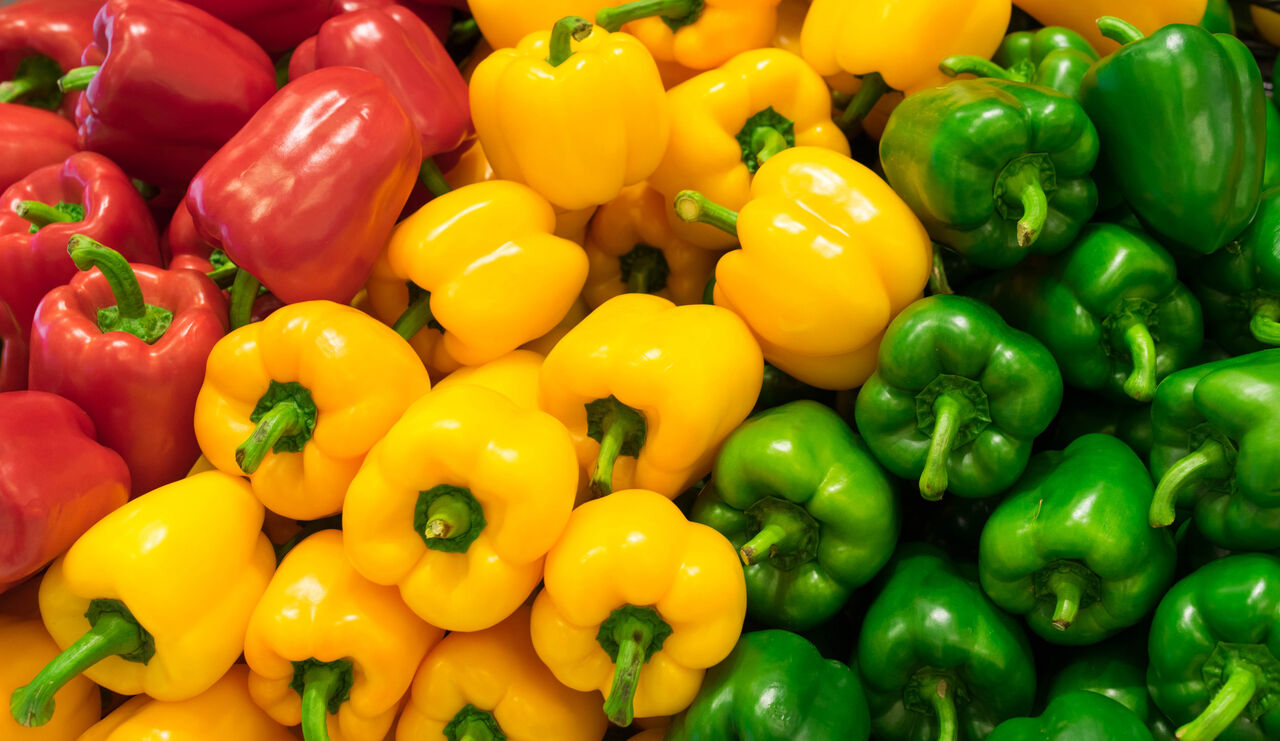
#> input picture 04-Image Enhancement & Filtering on Images/images/felfel-dolme.jpg, 1280 x 741 px
$ jupyter execute --allow-errors 01-Simple-Color-Filtering.ipynb
#> lines starting #> are read from the running program, lines starting #| are printed output that depends on the picture; after the words box and inside, x2 and y2 are one past the last pixel; in counts of white or black regions, pixels touching at a corner belong together
## 1- Importing Libaries

[cell 1]
import cv2
import numpy as np
import matplotlib.pyplot as plt

## 2- BGR Spectrum

[cell 2]
hue_spectrum = np.linspace(0, 179, dtype='uint8', num=180)
img = np.array([hue_spectrum]*30)

saturation_channel = np.ones_like(img, dtype='uint8')*255
value_channel = np.ones_like(img, dtype='uint8')*255

hsv = cv2.merge([img, saturation_channel, value_channel])
final_bgr_spectrum = cv2.cvtColor(hsv, cv2.COLOR_HSV2BGR)

plt.imshow(final_bgr_spectrum[...,::-1])

## 3- Color Filtering

### Yellow

[cell 3]
image = cv2.imread('images/felfel-dolme.jpg')
#> image is the input picture: shape (741, 1280, 3); mean B, G, R 12.6, 114.7, 145.2

# define range of BLUE color in HSV
lower = np.array([20,50,50])
upper = np.array([35,255,255])

# Convert image from RBG/BGR to HSV so we easily filter
hsv_img = cv2.cvtColor(image, cv2.COLOR_BGR2HSV)
#> hsv_img: shape (741, 1280, 3); mean H, S, V 37.3, 237.5, 166.6

# Use inRange to capture only the values between lower & upper
mask = cv2.inRange(hsv_img, lower, upper)
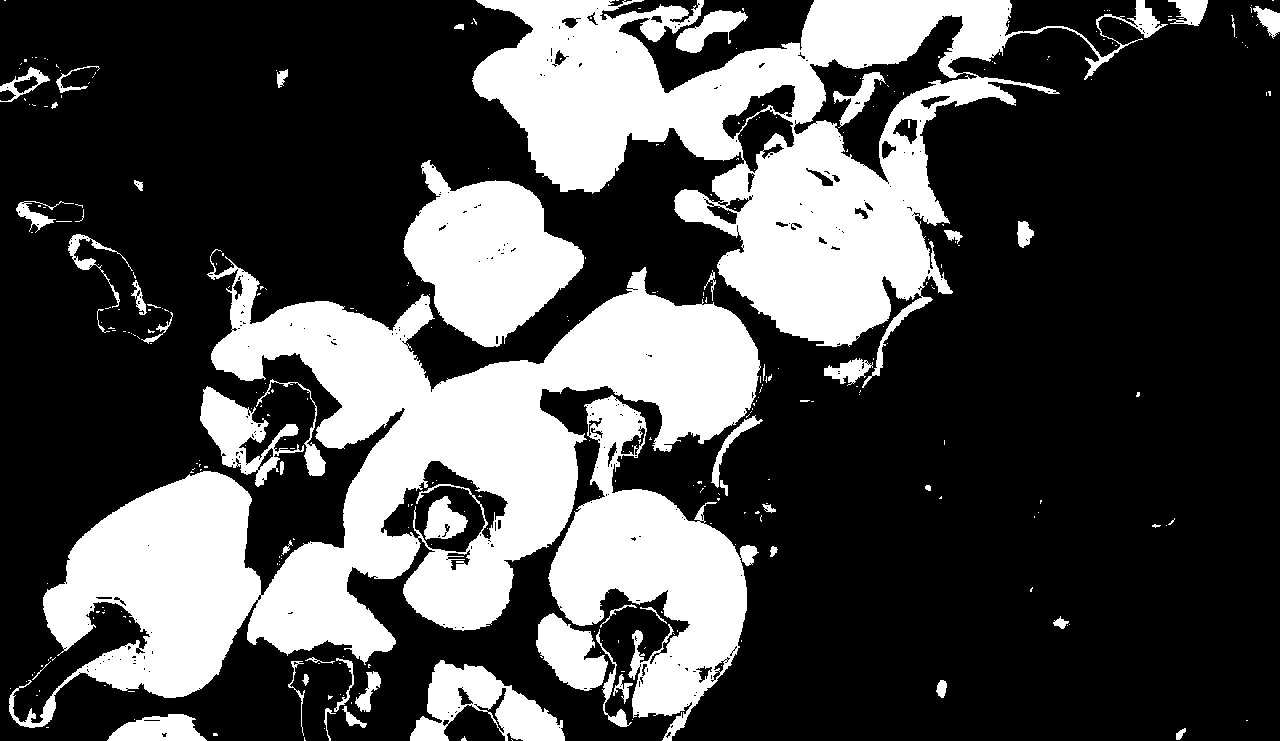
#> mask: shape (741, 1280); 30% white; 330 white regions (275 under 20 px), largest, box (x1, y1, x2, y2) and area: (9, 249, 761, 728) 118525, (472, 0, 1168, 388) 88081, (548, 395, 759, 741) 29608


plt.figure(figsize=[12,6])

plt.subplot(121);plt.imshow(image[...,::-1]);plt.title("image")
plt.subplot(122);plt.imshow(mask,cmap='gray');plt.title("mask")
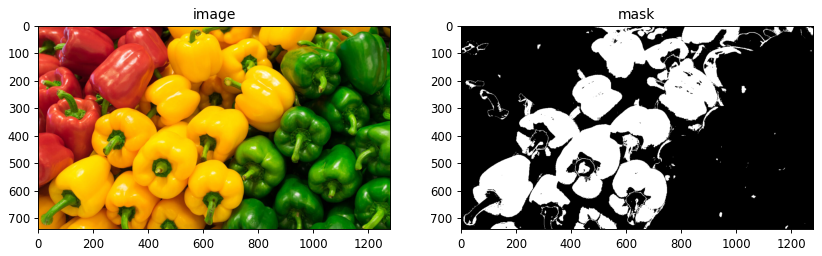
#> figure drawn by matplotlib, 2 panels

### Red

[cell 4]
image = cv2.imread('images/felfel-dolme.jpg')

# Convert image from RBG/BGR to HSV so we easily filter
hsv_img = cv2.cvtColor(image, cv2.COLOR_BGR2HSV)

# lower mask (0-10)
lower_red = np.array([0,50,50])
upper_red = np.array([10,255,255])
mask0 = cv2.inRange(hsv_img, lower_red, upper_red)
#> mask0: shape (741, 1280); 13.1% white; 251 white regions (224 under 20 px), largest, box (x1, y1, x2, y2) and area: (204, 0, 490, 323) 49580, (0, 196, 248, 626) 41843, (0, 90, 124, 266) 12187

# upper mask (170-180)
lower_red = np.array([160,50,50])
upper_red = np.array([179,255,255])
mask1 = cv2.inRange(hsv_img, lower_red, upper_red)
#> mask1: shape (741, 1280); 4.6% white; 191 white regions (170 under 20 px), largest, box (x1, y1, x2, y2) and area: (64, 0, 345, 281) 27838, (0, 232, 130, 466) 10308, (392, 0, 456, 37) 1002

# join masks
mask = mask0+mask1
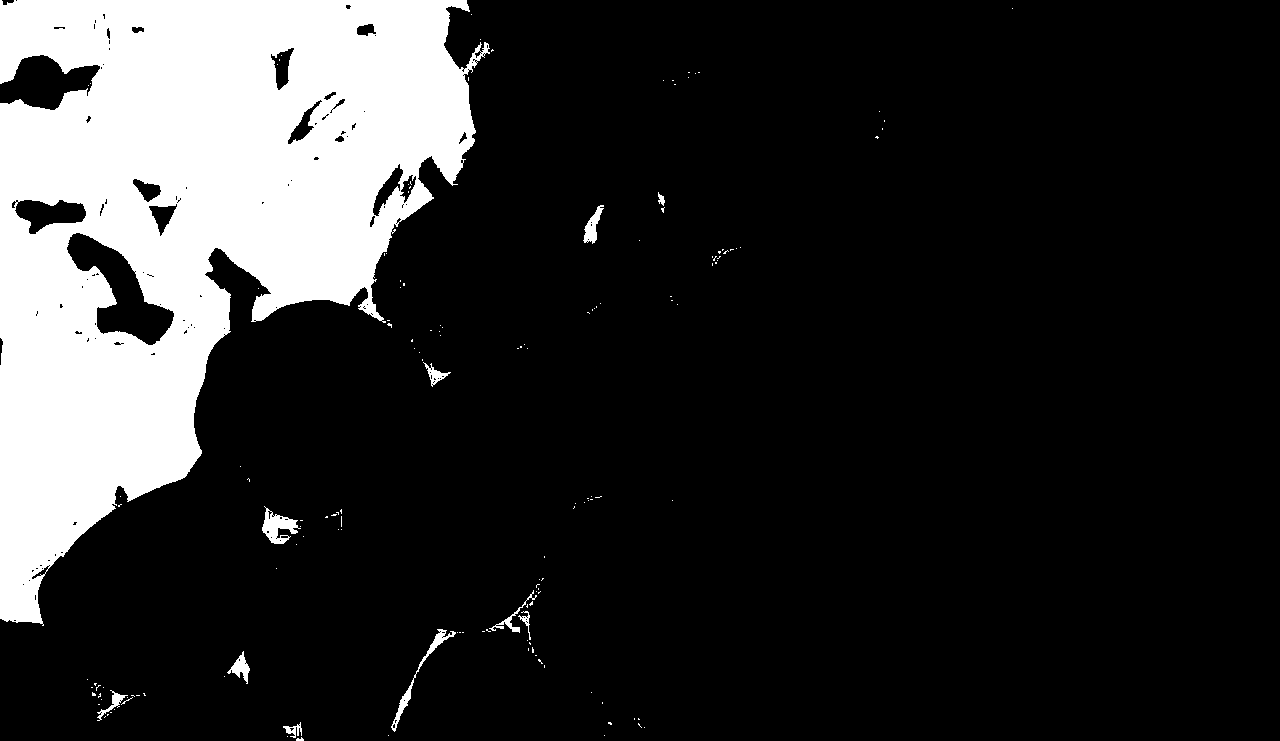
#> mask: shape (741, 1280); 17.7% white; 155 white regions (143 under 20 px), largest, box (x1, y1, x2, y2) and area: (0, 0, 490, 626) 164781, (262, 506, 301, 544) 682, (391, 629, 456, 732) 561


plt.figure(figsize=[17,7])

plt.subplot(231);plt.imshow(image[...,::-1]);plt.title("image")
plt.subplot(232);plt.imshow(mask0,cmap='gray');plt.title("lower mask")
plt.subplot(233);plt.imshow(mask1,cmap='gray');plt.title("upper mask")
plt.subplot(234);plt.imshow(mask,cmap='gray');plt.title("finel mask")
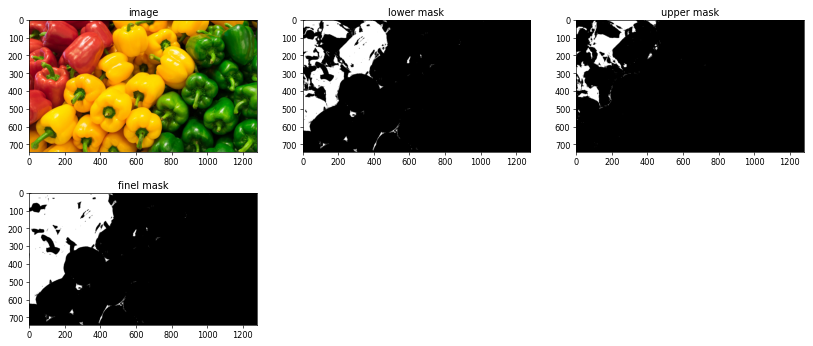
#> figure drawn by matplotlib, 4 panels

- Show Red Items

```
mask_3channel = cv2.merge([mask]*3)
result = cv2.bitwise_and(image, mask_3channel)
```

[cell 5]
image = cv2.imread('images/felfel-dolme.jpg')

# Convert image from RBG/BGR to HSV so we easily filter
hsv_img = cv2.cvtColor(image, cv2.COLOR_BGR2HSV)

# lower mask (0-10)
lower_red = np.array([0,50,50])
upper_red = np.array([10,255,255])
mask0 = cv2.inRange(hsv_img, lower_red, upper_red)

# upper mask (170-180)
lower_red = np.array([160,50,50])
upper_red = np.array([179,255,255])
mask1 = cv2.inRange(hsv_img, lower_red, upper_red)

# join masks
mask = mask0+mask1

#result
mask_3channel = cv2.merge([mask]*3)
result = cv2.bitwise_and(image, mask_3channel)
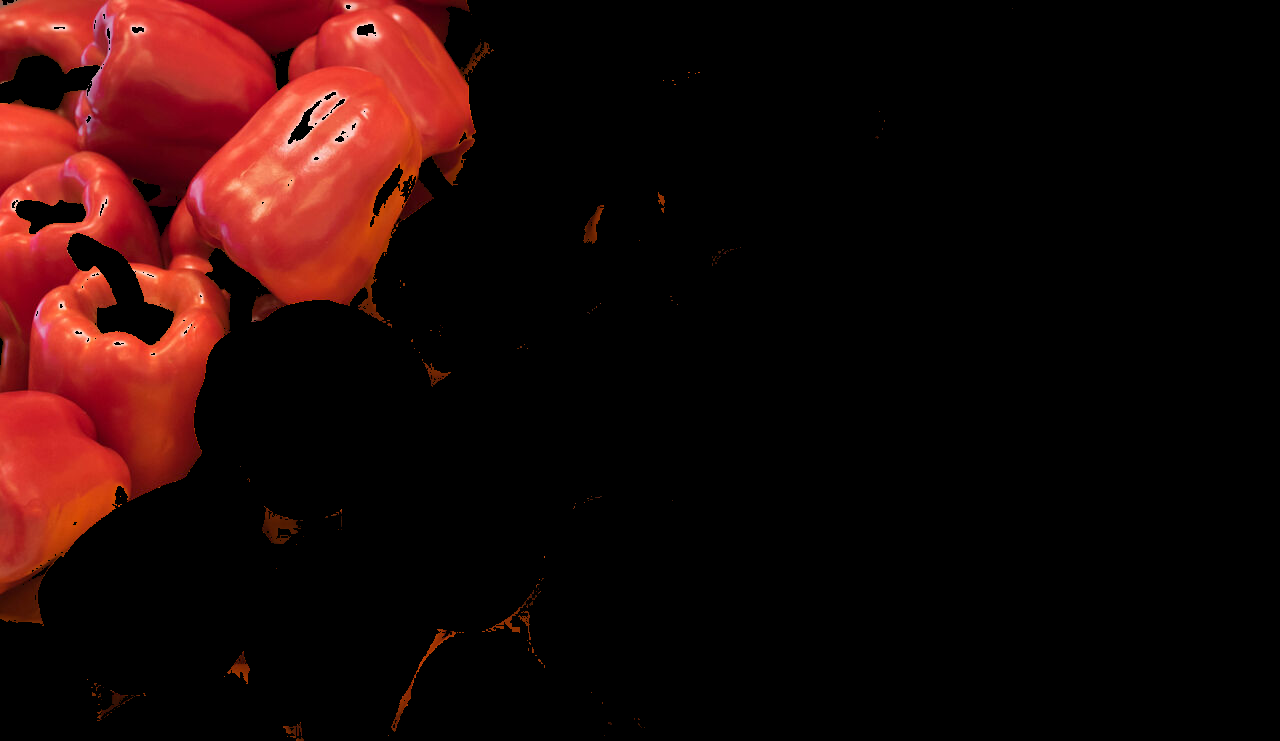
#> result: shape (741, 1280, 3); mean B, G, R 7.3, 8.9, 32.6


plt.figure(figsize=[17,7])

plt.subplot(131);plt.imshow(image[...,::-1]);plt.title("image")
plt.subplot(132);plt.imshow(mask_3channel);plt.title("mask")
plt.subplot(133);plt.imshow(result[...,::-1]);plt.title("result")
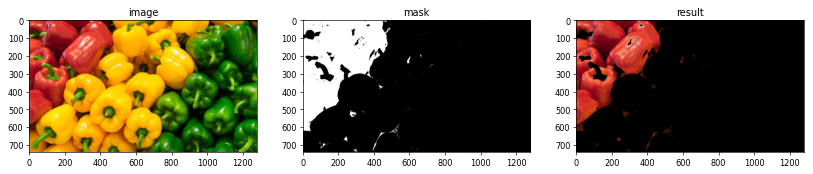
#> figure drawn by matplotlib, 3 panels

```
result = cv2.bitwise_and(image,image, mask=mask)
```

[cell 6]
image = cv2.imread('images/felfel-dolme.jpg')

# Convert image from RBG/BGR to HSV so we easily filter
hsv_img = cv2.cvtColor(image, cv2.COLOR_BGR2HSV)

# lower mask (0-10)
lower_red = np.array([0,50,50])
upper_red = np.array([10,255,255])
mask0 = cv2.inRange(hsv_img, lower_red, upper_red)

# upper mask (170-180)
lower_red = np.array([160,50,50])
upper_red = np.array([179,255,255])
mask1 = cv2.inRange(hsv_img, lower_red, upper_red)

# join masks
mask = mask0+mask1

#result
result = cv2.bitwise_and(image,image, mask=mask)


plt.figure(figsize=[17,7])

plt.subplot(131);plt.imshow(image[...,::-1]);plt.title("image")
plt.subplot(132);plt.imshow(mask, cmap='gray');plt.title("mask")
plt.subplot(133);plt.imshow(result[...,::-1]);plt.title("result")

$ run again, with 04-Image Enhancement & Filtering on Images/images/Histogram_Comparison_Source_0.jpg copied over 04-Image Enhancement & Filtering on Images/images/felfel-dolme.jpg
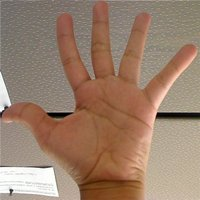
#> input picture 04-Image Enhancement & Filtering on Images/images/Histogram_Comparison_Source_0.jpg, 200 x 200 px
#> image is the input picture: shape (200, 200, 3); mean B, G, R 107.8, 127.1, 154.3
#> hsv_img: shape (200, 200, 3); mean H, S, V 15.5, 80.3, 154.4
#> `mask = cv2.inRange(hsv_img, lower, upper)`:
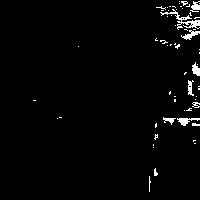
#> mask: shape (200, 200); 2.3% white; 61 white regions (51 under 20 px), largest, box (x1, y1, x2, y2) and area: (160, 9, 200, 30) 202, (177, 118, 200, 126) 89, (181, 30, 200, 40) 81
#> mask0: shape (200, 200); 18.2% white; 36 white regions (24 under 20 px), largest, box (x1, y1, x2, y2) and area: (107, 43, 197, 142) 1981, (0, 101, 84, 154) 1858, (54, 10, 102, 110) 1811
#> mask1: shape (200, 200); 0.01% white in thin lines or dots, all inside (x1, y1, x2, y2) = (2, 111, 4, 113)
#> mask_3channel: shape (200, 200, 3); 18.2% white; 36 white regions (24 under 20 px), largest, box (x1, y1, x2, y2) and area: (107, 43, 197, 142) 1981, (0, 101, 84, 154) 1861, (54, 10, 102, 110) 1811
#> `[cell 5] image = cv2.imread('images/felfel-dolme.jpg')  # Convert imag..`:
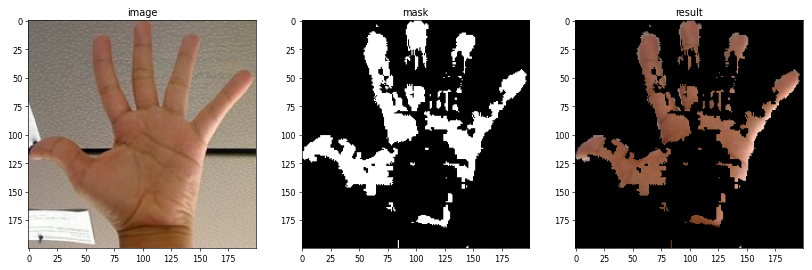
#> figure drawn by matplotlib, 3 panels

$ run again, with 04-Image Enhancement & Filtering on Images/images/Histogram_Comparison_Source_1.jpg copied over 04-Image Enhancement & Filtering on Images/images/felfel-dolme.jpg
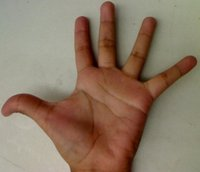
#> input picture 04-Image Enhancement & Filtering on Images/images/Histogram_Comparison_Source_1.jpg, 200 x 172 px
#> image is the input picture: shape (172, 200, 3); mean B, G, R 101.1, 120.5, 140.6
#> hsv_img: shape (172, 200, 3); mean H, S, V 22, 82.8, 141.4
#> `mask = cv2.inRange(hsv_img, lower, upper)`:
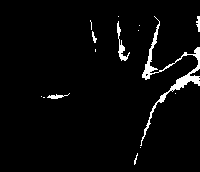
#> mask: shape (172, 200); 3.4% white; 15 white regions (10 under 20 px), largest, box (x1, y1, x2, y2) and area: (140, 16, 200, 146) 847, (117, 21, 130, 61) 143, (47, 93, 70, 99) 57, (196, 16, 200, 32) 43, (92, 31, 97, 43) 29
#> mask0: shape (172, 200); 24.2% white; 21 white regions (14 under 20 px), largest, box (x1, y1, x2, y2) and area: (0, 16, 161, 172) 7425, (100, 2, 116, 42) 377, (176, 57, 196, 74) 186
#> mask1: shape (172, 200); every value is 0
#> `[cell 5] image = cv2.imread('images/felfel-dolme.jpg')  # Convert imag..`:
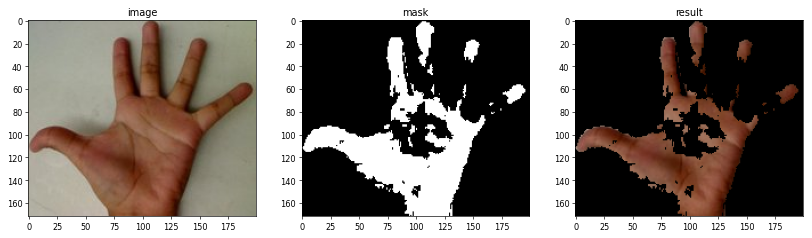
#> figure drawn by matplotlib, 3 panels
